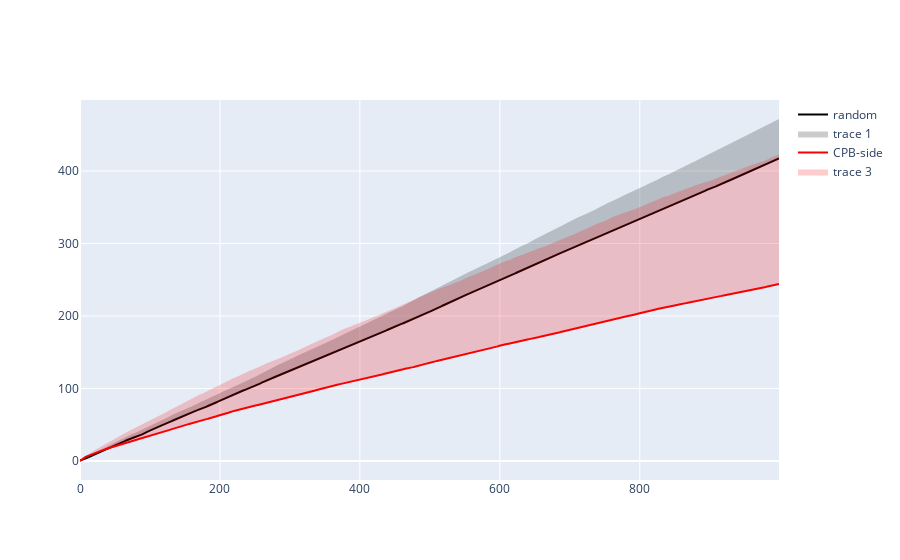
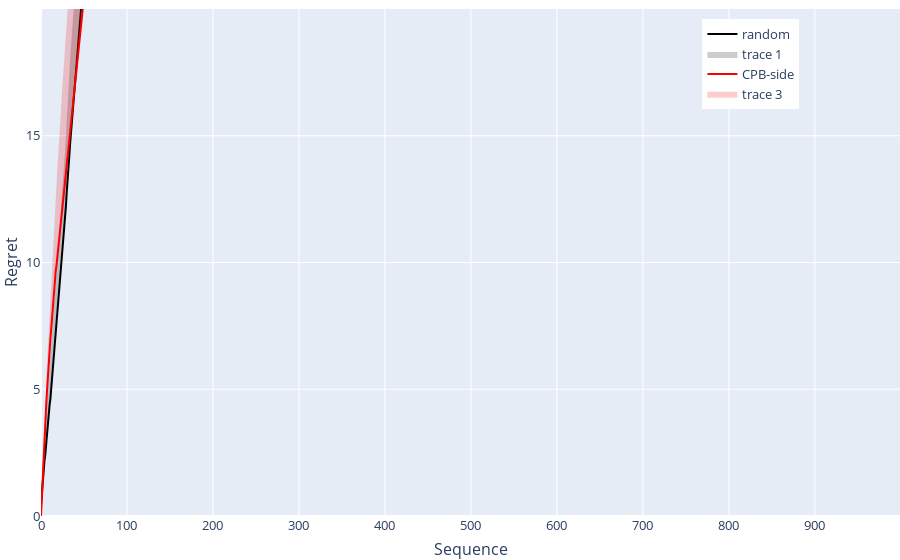

Notebook code cell kept with these figures, in order:
### Code cell
#import ucbTSPM_v2
import cpb_gaussian_v2

n_cores = 8
n_folds = 25
horizon = 1000
# outcome_distribution =  {'spam':0.05,'ham':0.95}

game = games.apple_tasting(False)

algos = [ random_algo.Random(  game, horizon, ),      
          cpb_side.CPB_side(  game, horizon,)  ] 

        #cpb_gaussian_v2.CPB_gaussian(  game, horizon, 1.01, True), 
        #cpb_gaussian_v2.CPB_gaussian(  game, horizon, 1.01, False), ]
        #cpb_gaussian_v2.CPB_gaussian(  game, horizon, 1.01),
        #TSPM.TSPM_alg(game, horizon, 1 ) ]
        #TSPM.TSPM_alg(game, horizon, 0 )   #eTSPM.eTSPM_alg(game, horizon, 1), cpb_uniform.CPB_uniform(  game, horizon, 1.01), 

colors = [  [0,0,0], [250,0,0],    ] #[0,150,0], [0,250,0], [0,150,0], [0,0,250], [0,0,0],  [0,255,0], [0 , 150, 0], [155,155,0], [255,0,0], [0,0,255] , [255,51,255], [255,51,255], [255,20,200]  ] #
labels = [  'random',  'CPB-side',  ]  # 'random', 'TSPM' , 'TSPM (R=0)', 'RandCBP (uncoupled)','CPB uniform', ,'TSPM' , 'ucbTSPM (Auer)' 'FeedExp3 (2001)', 'FeedExp3 (2006)', 'CPB',  'eTSPM (Auer)',

fig = go.Figure(    )

for alg, color, label in zip( algos, colors, labels):

    r,g,b = color
    result = evaluate_parallel(n_cores, n_folds, horizon, alg, game, 'easy')
    regret =  np.mean(result,0) 
    
    xcoords = np.arange(0,horizon,1).tolist()
    std =  np.std(result,0) 
    upper_regret = regret + std

    fig.add_trace(go.Scatter(x=xcoords, y=regret, line=dict(color='rgb({},{},{})'.format(r,g,b)), mode='lines',  name=label )) # 

    fig.add_trace(   go.Scatter( x=xcoords+xcoords[::-1], y=upper_regret.tolist()+regret.tolist()[::-1],  fill='toself', fillcolor='rgba({},{},{},0.2)'.format(r,g,b), 
                         line=dict(color='rgba(255,255,255,0)'),   hoverinfo="skip",  showlegend=True )

    )
    
fig.show(legend=True)
fig.update_yaxes(range=[0, 20] )
fig.update_layout(legend= dict(yanchor="top",y=0.98,xanchor="left",x=0.77), autosize=False,
                 xaxis_title="Sequence",
                 yaxis_title="Regret",
                 margin=go.layout.Margin( l=0,   r=0,   b=0,    t=0, ), 
                  font=dict(size=13,) )
#fig.write_image("./easy_AT.pdf")

fig.show()

### Figure 1 — Plotly figure (JSON) as saved in the notebook; plotly's stock layout.template omitted (floating-point values rounded to 4 significant figures; data arrays with more than 128 entries replaced by an {"elided": "..."} marker saying what was removed)
{"data": [{"line": {"color": "rgb(0,0,0)"}, "mode": "lines", "name": "random", "type": "scatter", "x": {"elided": "1000 int values"}, "y": {"elided": "1000 float values"}}, {"fill": "toself", "fillcolor": "rgba(0,0,0,0.2)", "hoverinfo": "skip", "line": {"color": "rgba(255,255,255,0)"}, "showlegend": true, "type": "scatter", "x": {"elided": "2000 int values"}, "y": {"elided": "2000 float values"}}, {"line": {"color": "rgb(250,0,0)"}, "mode": "lines", "name": "CPB-side", "type": "scatter", "x": {"elided": "1000 int values"}, "y": {"elided": "1000 float values"}}, {"fill": "toself", "fillcolor": "rgba(250,0,0,0.2)", "hoverinfo": "skip", "line": {"color": "rgba(255,255,255,0)"}, "showlegend": true, "type": "scatter", "x": {"elided": "2000 int values"}, "y": {"elided": "2000 float values"}}], "layout": {}}

### Figure 2 — Plotly figure (JSON) as saved in the notebook; plotly's stock layout.template omitted (floating-point values rounded to 4 significant figures; data arrays with more than 128 entries replaced by an {"elided": "..."} marker saying what was removed)
{"data": [{"line": {"color": "rgb(0,0,0)"}, "mode": "lines", "name": "random", "type": "scatter", "x": {"elided": "1000 int values"}, "y": {"elided": "1000 float values"}}, {"fill": "toself", "fillcolor": "rgba(0,0,0,0.2)", "hoverinfo": "skip", "line": {"color": "rgba(255,255,255,0)"}, "showlegend": true, "type": "scatter", "x": {"elided": "2000 int values"}, "y": {"elided": "2000 float values"}}, {"line": {"color": "rgb(250,0,0)"}, "mode": "lines", "name": "CPB-side", "type": "scatter", "x": {"elided": "1000 int values"}, "y": {"elided": "1000 float values"}}, {"fill": "toself", "fillcolor": "rgba(250,0,0,0.2)", "hoverinfo": "skip", "line": {"color": "rgba(255,255,255,0)"}, "showlegend": true, "type": "scatter", "x": {"elided": "2000 int values"}, "y": {"elided": "2000 float values"}}], "layout": {"autosize": false, "font": {"size": 13}, "legend": {"x": 0.77, "xanchor": "left", "y": 0.98, "yanchor": "top"}, "margin": {"b": 0, "l": 0, "r": 0, "t": 0}, "xaxis": {"title": {"text": "Sequence"}}, "yaxis": {"range": [0, 20], "title": {"text": "Regret"}}}}
